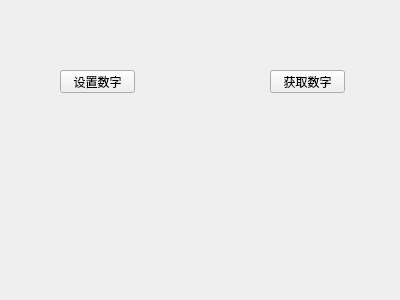
<?xml version="1.0" encoding="UTF-8"?>
<ui version="4.0">
 <class>Widget</class>
 <widget class="QWidget" name="Widget">
  <property name="geometry">
   <rect>
    <x>0</x>
    <y>0</y>
    <width>400</width>
    <height>300</height>
   </rect>
  </property>
  <property name="windowTitle">
   <string>Widget</string>
  </property>
  <widget class="MyWidget" name="widget" native="true">
   <property name="geometry">
    <rect>
     <x>60</x>
     <y>0</y>
     <width>281</width>
     <height>51</height>
    </rect>
   </property>
  </widget>
  <widget class="QPushButton" name="btn_set">
   <property name="geometry">
    <rect>
     <x>60</x>
     <y>70</y>
     <width>75</width>
     <height>23</height>
    </rect>
   </property>
   <property name="text">
    <string>设置数字</string>
   </property>
  </widget>
  <widget class="QPushButton" name="btn_get">
   <property name="geometry">
    <rect>
     <x>270</x>
     <y>70</y>
     <width>75</width>
     <height>23</height>
    </rect>
   </property>
   <property name="text">
    <string>获取数字</string>
   </property>
  </widget>
 </widget>
 <layoutdefault spacing="6" margin="11"/>
 <customwidgets>
  <customwidget>
   <class>MyWidget</class>
   <extends>QWidget</extends>
   <header location="global">mywidget.h</header>
   <container>1</container>
  </customwidget>
 </customwidgets>
 <resources/>
 <connections/>
</ui>
